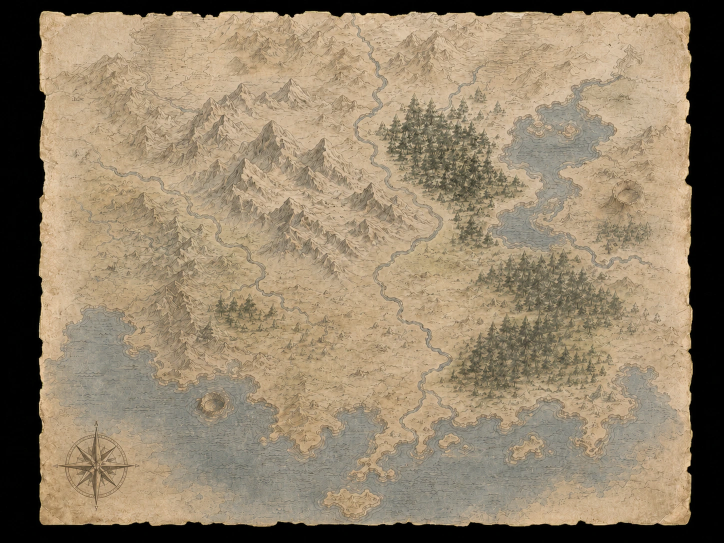
#> input picture assets/atlas-base.webp, 1448 x 1086 px (shown at 1/2 size)
$ python build_atlas_assets.py
#> lines starting #> are read from the running program, lines starting #| are printed output that depends on the picture
#!/usr/bin/env python3
"""Build transparent NovelX atlas layers and SVG hotspot geometry."""

from __future__ import annotations

import json
from collections import deque
from pathlib import Path

import numpy as np
from PIL import Image, ImageFilter


ROOT = Path(__file__).resolve().parents[1]
ASSETS = ROOT / "assets"
OUTPUT_SIZE = (362, 272)
REGIONS = {
    "western-bay": (0.03, 0.45, 0.47, 0.95),
    "central-ridge": (0.15, 0.07, 0.64, 0.66),
    "northern-forest": (0.45, 0.08, 0.78, 0.48),
    "northern-highlands": (0.03, 0.01, 0.74, 0.31),
    "eastern-lakes": (0.62, 0.06, 0.98, 0.54),
    "southern-forest": (0.53, 0.35, 0.98, 0.87),
    "southern-coast": (0.34, 0.56, 0.99, 0.99),
}
REGION_THRESHOLDS = {
    "northern-forest": 26,
    "northern-highlands": 18,
}


# [99 lines left out: functions largest_component, fill_holes, close_mask, compact_rows, not called in this run]


def main() -> None:
    base_image = Image.open(ASSETS / "atlas-base.webp").convert("RGB")
#> base_image is the input picture: PIL image 1448x1086 RGB; mean R, G, B 147.9, 131.8, 107.7
    base = np.asarray(base_image).astype(np.int16)
    height, width = base.shape[:2]
#> height = 1086; width = 1448

    luminance = np.asarray(base_image.convert("L"), dtype=np.float32)
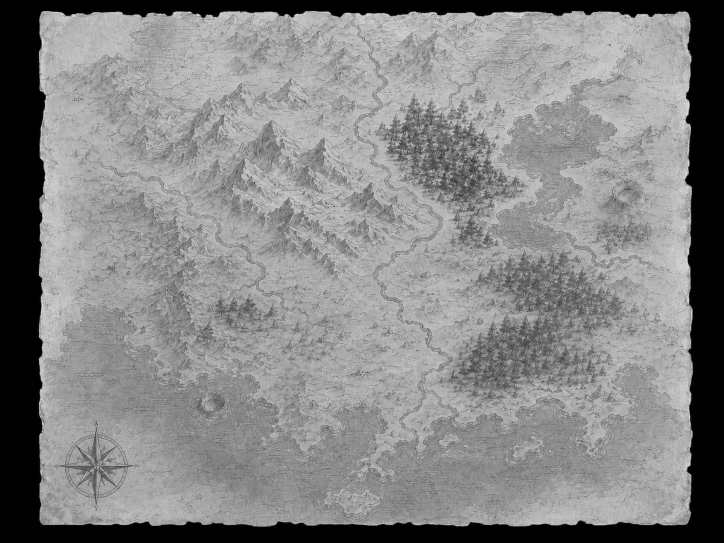
#> luminance: shape (1086, 1448) float32 (shown at 1/2 size); min 0, max 240, mean 133.8
    paper_alpha = np.clip((luminance - 17.0) * 18.0, 0, 255)
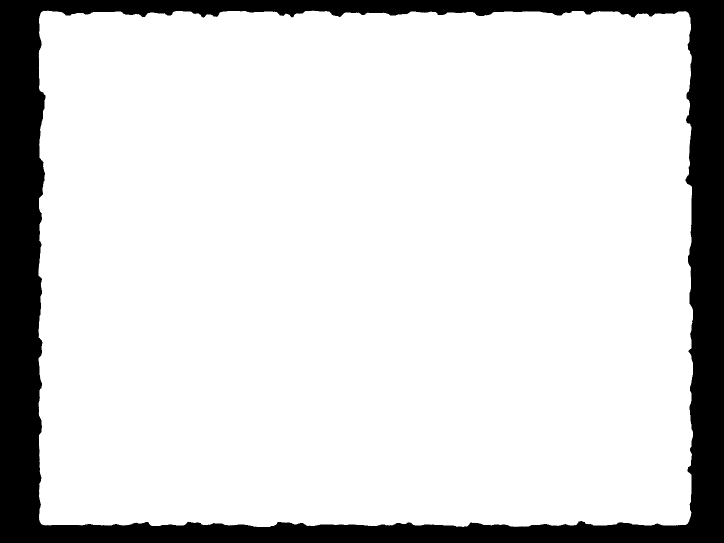
#> paper_alpha: shape (1086, 1448) float32 (shown at 1/2 size); min 0, max 255, mean 215.8
    paper_alpha = np.asarray(Image.fromarray(paper_alpha.astype(np.uint8)).filter(ImageFilter.GaussianBlur(0.65)))
    base_rgba = np.dstack((base.astype(np.uint8), paper_alpha))
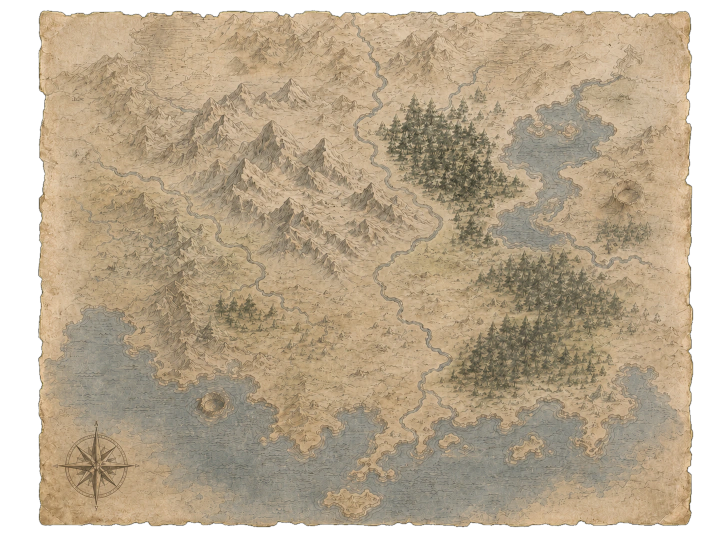
#> base_rgba: shape (1086, 1448, 4) (shown at 1/2 size); mean R, G, B, A 147.9, 131.8, 107.7, 215.8; transparent parts drawn white
    Image.fromarray(base_rgba, "RGBA").save(
        ASSETS / "atlas-base-cutout.webp",
        "WEBP",
        quality=94,
        method=6,
    )

    hotspot_paths: dict[str, str] = {}
    debug_masks = Image.new("L", (OUTPUT_SIZE[0] * 4, OUTPUT_SIZE[1] * 2), 0)
#> debug_masks: PIL image 1448x544 L; every value is 0

    for index, (region, bounds) in enumerate(REGIONS.items()):
#> (the run stopped early here; a loop or call above may not have finished)
